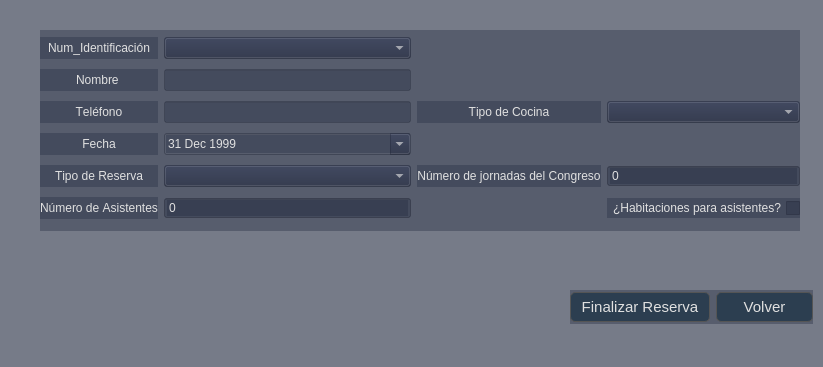
<?xml version="1.0" encoding="UTF-8"?>
<ui version="4.0">
 <class>Reservas</class>
 <widget class="QWidget" name="Reservas">
  <property name="windowModality">
   <enum>Qt::WindowModality::WindowModal</enum>
  </property>
  <property name="geometry">
   <rect>
    <x>0</x>
    <y>0</y>
    <width>823</width>
    <height>367</height>
   </rect>
  </property>
  <property name="windowTitle">
   <string>Reservas</string>
  </property>
  <property name="windowIcon">
   <iconset resource="../Recursos/img/bg.qrc">
    <normaloff>:/prefijoNuevo/brianda1.png</normaloff>:/prefijoNuevo/brianda1.png</iconset>
  </property>
  <property name="styleSheet">
   <string notr="true">/* Estilo general para la ventana */
QWidget {
	background-color: rgba(38, 45, 67, 100);
    color: #E0E0E0; /* Texto claro */
    font-family: 'Segoe UI', sans-serif;
    font-size: 9pt;
}

/* Estilo para los botones */
QPushButton {
    background-color: #2C3E50; /* Fondo oscuro */
    color: #E0E0E0; /* Texto claro */
    border: 1px solid #555555;
    border-radius: 5px;
    padding: 5px 10px;
    font-size: 11pt;
}

QPushButton:hover {
    background-color: #34495E; /* Fondo más claro al pasar el ratón */
}

QPushButton:pressed {
    background-color: #1C2A36; /* Fondo más oscuro al presionar */
}
</string>
  </property>
  <widget class="QWidget" name="gridLayoutWidget">
   <property name="geometry">
    <rect>
     <x>40</x>
     <y>30</y>
     <width>760</width>
     <height>201</height>
    </rect>
   </property>
   <layout class="QGridLayout" name="gridLayout">
    <property name="topMargin">
     <number>0</number>
    </property>
    <property name="verticalSpacing">
     <number>3</number>
    </property>
    <item row="3" column="1">
     <widget class="QLabel" name="label_4">
      <property name="sizePolicy">
       <sizepolicy hsizetype="Preferred" vsizetype="Preferred">
        <horstretch>0</horstretch>
        <verstretch>0</verstretch>
       </sizepolicy>
      </property>
      <property name="baseSize">
       <size>
        <width>0</width>
        <height>0</height>
       </size>
      </property>
      <property name="font">
       <font>
        <family>Segoe UI</family>
        <pointsize>9</pointsize>
        <kerning>false</kerning>
        <fontweight>Medium</fontweight>
       </font>
      </property>
      <property name="styleSheet">
       <string notr="true">;</string>
      </property>
      <property name="text">
       <string>Fecha</string>
      </property>
      <property name="alignment">
       <set>Qt::AlignmentFlag::AlignCenter</set>
      </property>
     </widget>
    </item>
    <item row="4" column="3">
     <widget class="QComboBox" name="asg_tipoReserva">
      <property name="toolTip">
       <string>Selecciona el tipo de Reserva</string>
      </property>
      <property name="styleSheet">
       <string notr="true"/>
      </property>
     </widget>
    </item>
    <item row="2" column="5">
     <widget class="QComboBox" name="asg_tipoCocina">
      <property name="toolTip">
       <string>Selecciona el tipo de Cocina</string>
      </property>
      <property name="styleSheet">
       <string notr="true"/>
      </property>
     </widget>
    </item>
    <item row="4" column="1">
     <widget class="QLabel" name="label_3">
      <property name="sizePolicy">
       <sizepolicy hsizetype="Preferred" vsizetype="Preferred">
        <horstretch>0</horstretch>
        <verstretch>0</verstretch>
       </sizepolicy>
      </property>
      <property name="baseSize">
       <size>
        <width>0</width>
        <height>0</height>
       </size>
      </property>
      <property name="font">
       <font>
        <family>Segoe UI</family>
        <pointsize>9</pointsize>
        <kerning>false</kerning>
        <fontweight>Medium</fontweight>
       </font>
      </property>
      <property name="toolTip">
       <string/>
      </property>
      <property name="styleSheet">
       <string notr="true">;</string>
      </property>
      <property name="text">
       <string>Tipo de Reserva</string>
      </property>
      <property name="alignment">
       <set>Qt::AlignmentFlag::AlignCenter</set>
      </property>
     </widget>
    </item>
    <item row="4" column="5">
     <widget class="QSpinBox" name="asg_numJorn">
      <property name="toolTip">
       <string>Selecciona cuantas jornadas durará el congreso</string>
      </property>
      <property name="styleSheet">
       <string notr="true"/>
      </property>
      <property name="buttonSymbols">
       <enum>QAbstractSpinBox::ButtonSymbols::NoButtons</enum>
      </property>
     </widget>
    </item>
    <item row="5" column="5">
     <widget class="QCheckBox" name="asg_checkBox">
      <property name="toolTip">
       <string>Seleccciona solo si los asistentes necesitan habitación</string>
      </property>
      <property name="layoutDirection">
       <enum>Qt::LayoutDirection::RightToLeft</enum>
      </property>
      <property name="styleSheet">
       <string notr="true"/>
      </property>
      <property name="text">
       <string>¿Habitaciones para asistentes?</string>
      </property>
     </widget>
    </item>
    <item row="4" column="4">
     <widget class="QLabel" name="asg_textoCongreso">
      <property name="enabled">
       <bool>true</bool>
      </property>
      <property name="font">
       <font>
        <family>Segoe UI</family>
        <pointsize>9</pointsize>
        <kerning>true</kerning>
       </font>
      </property>
      <property name="inputMethodHints">
       <set>Qt::InputMethodHint::ImhNone</set>
      </property>
      <property name="frameShape">
       <enum>QFrame::Shape::NoFrame</enum>
      </property>
      <property name="text">
       <string>Número de jornadas del Congreso</string>
      </property>
      <property name="alignment">
       <set>Qt::AlignmentFlag::AlignCenter</set>
      </property>
     </widget>
    </item>
    <item row="2" column="1">
     <widget class="QLabel" name="label_2">
      <property name="sizePolicy">
       <sizepolicy hsizetype="Preferred" vsizetype="Preferred">
        <horstretch>0</horstretch>
        <verstretch>0</verstretch>
       </sizepolicy>
      </property>
      <property name="baseSize">
       <size>
        <width>0</width>
        <height>0</height>
       </size>
      </property>
      <property name="font">
       <font>
        <family>Segoe UI</family>
        <pointsize>9</pointsize>
        <kerning>false</kerning>
        <fontweight>Medium</fontweight>
       </font>
      </property>
      <property name="styleSheet">
       <string notr="true">;</string>
      </property>
      <property name="text">
       <string>Teléfono</string>
      </property>
      <property name="alignment">
       <set>Qt::AlignmentFlag::AlignCenter</set>
      </property>
     </widget>
    </item>
    <item row="5" column="3">
     <widget class="QSpinBox" name="asg_numeroAsis">
      <property name="toolTip">
       <string>Selecciona el número de asistentes</string>
      </property>
      <property name="styleSheet">
       <string notr="true"/>
      </property>
      <property name="buttonSymbols">
       <enum>QAbstractSpinBox::ButtonSymbols::NoButtons</enum>
      </property>
     </widget>
    </item>
    <item row="2" column="4">
     <widget class="QLabel" name="label_6">
      <property name="sizePolicy">
       <sizepolicy hsizetype="Preferred" vsizetype="Preferred">
        <horstretch>0</horstretch>
        <verstretch>0</verstretch>
       </sizepolicy>
      </property>
      <property name="baseSize">
       <size>
        <width>0</width>
        <height>0</height>
       </size>
      </property>
      <property name="font">
       <font>
        <family>Segoe UI</family>
        <pointsize>9</pointsize>
        <kerning>false</kerning>
        <fontweight>Medium</fontweight>
       </font>
      </property>
      <property name="styleSheet">
       <string notr="true">;</string>
      </property>
      <property name="text">
       <string>Tipo de Cocina</string>
      </property>
      <property name="alignment">
       <set>Qt::AlignmentFlag::AlignCenter</set>
      </property>
     </widget>
    </item>
    <item row="1" column="1">
     <widget class="QLabel" name="label">
      <property name="sizePolicy">
       <sizepolicy hsizetype="Preferred" vsizetype="Preferred">
        <horstretch>0</horstretch>
        <verstretch>0</verstretch>
       </sizepolicy>
      </property>
      <property name="baseSize">
       <size>
        <width>0</width>
        <height>0</height>
       </size>
      </property>
      <property name="font">
       <font>
        <family>Segoe UI</family>
        <pointsize>9</pointsize>
        <kerning>false</kerning>
        <fontweight>Medium</fontweight>
       </font>
      </property>
      <property name="styleSheet">
       <string notr="true">;</string>
      </property>
      <property name="text">
       <string>Nombre </string>
      </property>
      <property name="alignment">
       <set>Qt::AlignmentFlag::AlignCenter</set>
      </property>
     </widget>
    </item>
    <item row="3" column="3">
     <widget class="QDateEdit" name="asg_fecha">
      <property name="toolTip">
       <string>Selecciona fecha para Reserva</string>
      </property>
      <property name="styleSheet">
       <string notr="true"/>
      </property>
      <property name="dateTime">
       <datetime>
        <hour>15</hour>
        <minute>0</minute>
        <second>0</second>
        <year>1999</year>
        <month>12</month>
        <day>31</day>
       </datetime>
      </property>
      <property name="currentSection">
       <enum>QDateTimeEdit::Section::DaySection</enum>
      </property>
      <property name="calendarPopup">
       <bool>true</bool>
      </property>
     </widget>
    </item>
    <item row="5" column="1">
     <widget class="QLabel" name="label_5">
      <property name="sizePolicy">
       <sizepolicy hsizetype="Preferred" vsizetype="Preferred">
        <horstretch>0</horstretch>
        <verstretch>0</verstretch>
       </sizepolicy>
      </property>
      <property name="baseSize">
       <size>
        <width>0</width>
        <height>0</height>
       </size>
      </property>
      <property name="font">
       <font>
        <family>Segoe UI</family>
        <pointsize>9</pointsize>
        <kerning>false</kerning>
        <fontweight>Medium</fontweight>
       </font>
      </property>
      <property name="toolTip">
       <string/>
      </property>
      <property name="styleSheet">
       <string>;</string>
      </property>
      <property name="text">
       <string>Número de Asistentes</string>
      </property>
      <property name="alignment">
       <set>Qt::AlignmentFlag::AlignCenter</set>
      </property>
     </widget>
    </item>
    <item row="0" column="1">
     <widget class="QLabel" name="label_7">
      <property name="sizePolicy">
       <sizepolicy hsizetype="Preferred" vsizetype="Preferred">
        <horstretch>0</horstretch>
        <verstretch>0</verstretch>
       </sizepolicy>
      </property>
      <property name="baseSize">
       <size>
        <width>0</width>
        <height>0</height>
       </size>
      </property>
      <property name="font">
       <font>
        <family>Segoe UI</family>
        <pointsize>9</pointsize>
        <kerning>false</kerning>
        <fontweight>Medium</fontweight>
       </font>
      </property>
      <property name="styleSheet">
       <string notr="true">;</string>
      </property>
      <property name="text">
       <string>Num_Identificación</string>
      </property>
      <property name="alignment">
       <set>Qt::AlignmentFlag::AlignCenter</set>
      </property>
     </widget>
    </item>
    <item row="0" column="3">
     <widget class="QComboBox" name="combo_identificacin">
      <property name="toolTip">
       <string>Selecciona el tipo de Cocina</string>
      </property>
      <property name="styleSheet">
       <string notr="true"/>
      </property>
     </widget>
    </item>
    <item row="1" column="3">
     <widget class="QLineEdit" name="asg_lineaNombre">
      <property name="enabled">
       <bool>false</bool>
      </property>
     </widget>
    </item>
    <item row="2" column="3">
     <widget class="QLineEdit" name="asg_lineaTel">
      <property name="enabled">
       <bool>false</bool>
      </property>
     </widget>
    </item>
   </layout>
  </widget>
  <widget class="QWidget" name="horizontalLayoutWidget">
   <property name="geometry">
    <rect>
     <x>570</x>
     <y>290</y>
     <width>243</width>
     <height>34</height>
    </rect>
   </property>
   <layout class="QHBoxLayout" name="horizontalLayout">
    <item>
     <widget class="QPushButton" name="asg_finalizar">
      <property name="styleSheet">
       <string notr="true"/>
      </property>
      <property name="text">
       <string>Finalizar Reserva</string>
      </property>
      <property name="icon">
       <iconset resource="../Recursos/img/bg.qrc">
        <normaloff>:/prefijoNuevo/send.svg</normaloff>:/prefijoNuevo/send.svg</iconset>
      </property>
     </widget>
    </item>
    <item>
     <widget class="QPushButton" name="asg_volver">
      <property name="styleSheet">
       <string notr="true"/>
      </property>
      <property name="text">
       <string>Volver</string>
      </property>
      <property name="icon">
       <iconset resource="../Recursos/img/bg.qrc">
        <normaloff>:/prefijoNuevo/key-return-noframe.svg</normaloff>:/prefijoNuevo/key-return-noframe.svg</iconset>
      </property>
     </widget>
    </item>
   </layout>
  </widget>
 </widget>
 <tabstops>
  <tabstop>asg_fecha</tabstop>
  <tabstop>asg_tipoReserva</tabstop>
  <tabstop>asg_numeroAsis</tabstop>
  <tabstop>asg_numJorn</tabstop>
  <tabstop>asg_checkBox</tabstop>
 </tabstops>
 <resources>
  <include location="../Recursos/img/bg.qrc"/>
 </resources>
 <connections/>
</ui>
